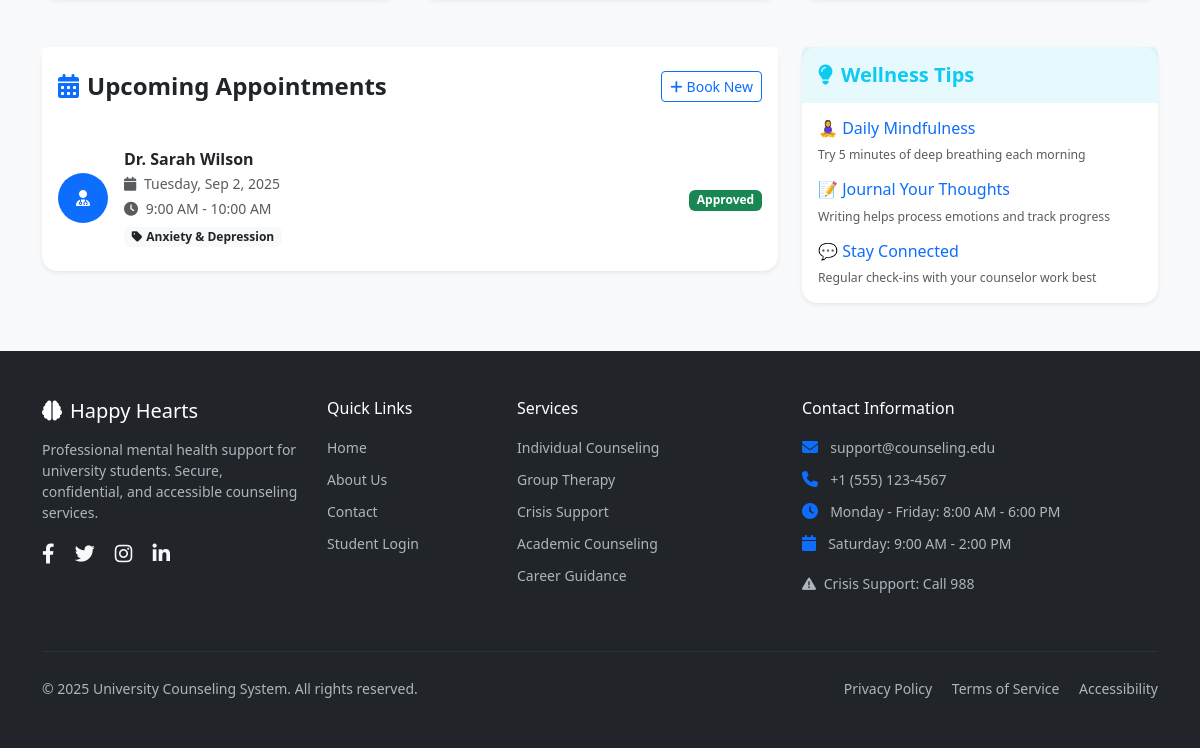
The page /student/dashboard.php (signed in, lower part) on the database as committed earlier.
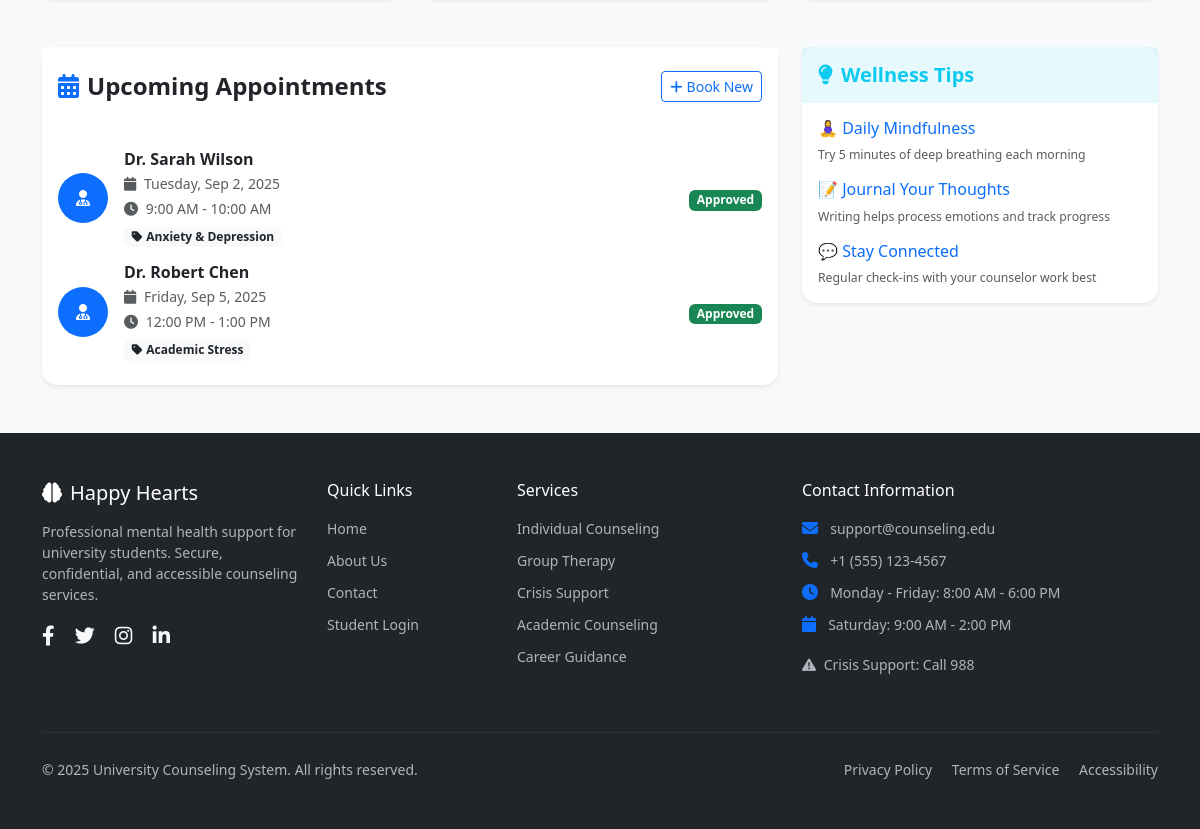
The same page on the database as committed later.
### tables this page shows
CREATE TABLE `appointments` (
  `id` bigint NOT NULL AUTO_INCREMENT,
  `student_id` bigint NOT NULL,
  `counselor_id` bigint NOT NULL,
  `start_time` datetime NOT NULL,
  `end_time` datetime NOT NULL,
  `status` enum('PENDING','APPROVED','DECLINED','CANCELLED','COMPLETED') DEFAULT 'PENDING',
  `message` text,
  `created_at` timestamp NULL DEFAULT CURRENT_TIMESTAMP,
  `updated_at` timestamp NULL DEFAULT NULL,
  PRIMARY KEY (`id`),
  KEY `counselor_id` (`counselor_id`,`start_time`),
  KEY `student_id` (`student_id`,`start_time`),
  CONSTRAINT `appointments_ibfk_1` FOREIGN KEY (`student_id`) REFERENCES `users` (`id`),
  CONSTRAINT `appointments_ibfk_2` FOREIGN KEY (`counselor_id`) REFERENCES `users` (`id`)
);

CREATE TABLE `users` (
  `id` bigint NOT NULL AUTO_INCREMENT,
  `role` enum('STUDENT','COUNSELOR','ADMIN') NOT NULL,
  `name` varchar(150) NOT NULL,
  `email` varchar(150) NOT NULL,
  `password_hash` varchar(255) NOT NULL,
  `phone` varchar(20) DEFAULT NULL,
  `created_at` timestamp NULL DEFAULT CURRENT_TIMESTAMP,
  PRIMARY KEY (`id`),
  UNIQUE KEY `email` (`email`)
);

CREATE TABLE `counselor_profiles` (
  `user_id` bigint NOT NULL,
  `specialty` varchar(150) DEFAULT NULL,
  `meeting_mode` enum('IN_PERSON','VIDEO','PHONE') DEFAULT NULL,
  `bio` text,
  `location` varchar(150) DEFAULT NULL,
  PRIMARY KEY (`user_id`),
  CONSTRAINT `counselor_profiles_ibfk_1` FOREIGN KEY (`user_id`) REFERENCES `users` (`id`) ON DELETE CASCADE
);

### student/dashboard.php (the view, shortened to what the changed rows need)
<?php
require_once '../config/db.php';
$stmt = $pdo->prepare("
    SELECT a.*, u.name as counselor_name, cp.specialty, cp.meeting_mode, cp.location
    FROM appointments a
    JOIN users u ON a.counselor_id = u.id
    LEFT JOIN counselor_profiles cp ON u.id = cp.user_id
    WHERE a.student_id = ? AND a.status IN ('PENDING', 'APPROVED')
    AND a.start_time >= NOW()
    ORDER BY a.start_time ASC
    LIMIT 3
");
$stmt->execute([$_SESSION['user_id']]);
$upcoming_appointments = $stmt->fetchAll();
?>
<!DOCTYPE html>
<html lang="en">
<head>
    <link href="https://cdn.jsdelivr.net/npm/bootstrap@5.3.0/dist/css/bootstrap.min.css" rel="stylesheet">
    <link href="https://cdnjs.cloudflare.com/ajax/libs/font-awesome/6.4.0/css/all.min.css" rel="stylesheet">
    <link href="../assets/css/app.css" rel="stylesheet">
</head>
<body class="bg-light">
    <div class="container py-5">
        <div class="row g-4">
            <div class="col-lg-8">
                <div class="card border-0 shadow-sm">
                    <div class="card-body">
                        <?php if (empty($upcoming_appointments)): ?>
                            <div class="text-center py-4">
                                <i class="fas fa-calendar-times text-muted fs-1 mb-3"></i>
                                <h5 class="text-muted">No upcoming appointments</h5>
                                <p class="text-muted mb-3">Schedule your next session to continue your wellness journey</p>
                                <a href="find_counselor.php" class="btn btn-primary">
                                    <i class="fas fa-calendar-plus me-2"></i>Book Appointment
                                </a>
                            </div>
                        <?php else: ?>
                            <div class="list-group list-group-flush">
                                <?php foreach ($upcoming_appointments as $appointment): ?>
                                    <div class="list-group-item border-0 px-0">
                                        <div class="d-flex align-items-center">
                                            <div class="me-3">
                                                <div class="bg-primary text-white rounded-circle d-flex align-items-center justify-content-center" style="width: 50px; height: 50px;">
                                                    <i class="fas fa-user-md"></i>
                                                </div>
                                            </div>
                                            <div class="flex-grow-1">
                                                <h6 class="mb-1 fw-bold"><?= htmlspecialchars($appointment['counselor_name']) ?></h6>
                                                <p class="mb-1 text-muted small">
                                                    <i class="fas fa-calendar me-1"></i>
                                                    <?= date('l, M j, Y', strtotime($appointment['start_time'])) ?>
                                                </p>
                                                <p class="mb-1 text-muted small">
                                                    <i class="fas fa-clock me-1"></i>
                                                    <?= date('g:i A', strtotime($appointment['start_time'])) ?> -
                                                    <?= date('g:i A', strtotime($appointment['end_time'])) ?>
                                                </p>
                                                <?php if ($appointment['specialty']): ?>
                                                    <span class="badge bg-light text-dark">
                                                        <i class="fas fa-tag me-1"></i><?= htmlspecialchars($appointment['specialty']) ?>
                                                    </span>
                                                <?php endif; ?>
                                            </div>
                                            <div class="text-end">
                                                <span class="badge <?= $appointment['status'] === 'APPROVED' ? 'bg-success' : 'bg-warning' ?>">
                                                    <?= ucfirst(strtolower($appointment['status'])) ?>
                                                </span>
                                            </div>
                                        </div>
                                    </div>
                                <?php endforeach; ?>
                            </div>
                        <?php endif; ?>
                    </div>
                </div>
            </div>
        </div>
    </div>
</body>
</html>

Rows that differ between the two databases and show on the page:
added appointments: counselor.name "Dr. Robert Chen", start_time "Friday, Sep 5, 2025", start_time "12:00 PM", end_time "1:00 PM", counselor_profiles.specialty "Academic Stress", status "Approved"
